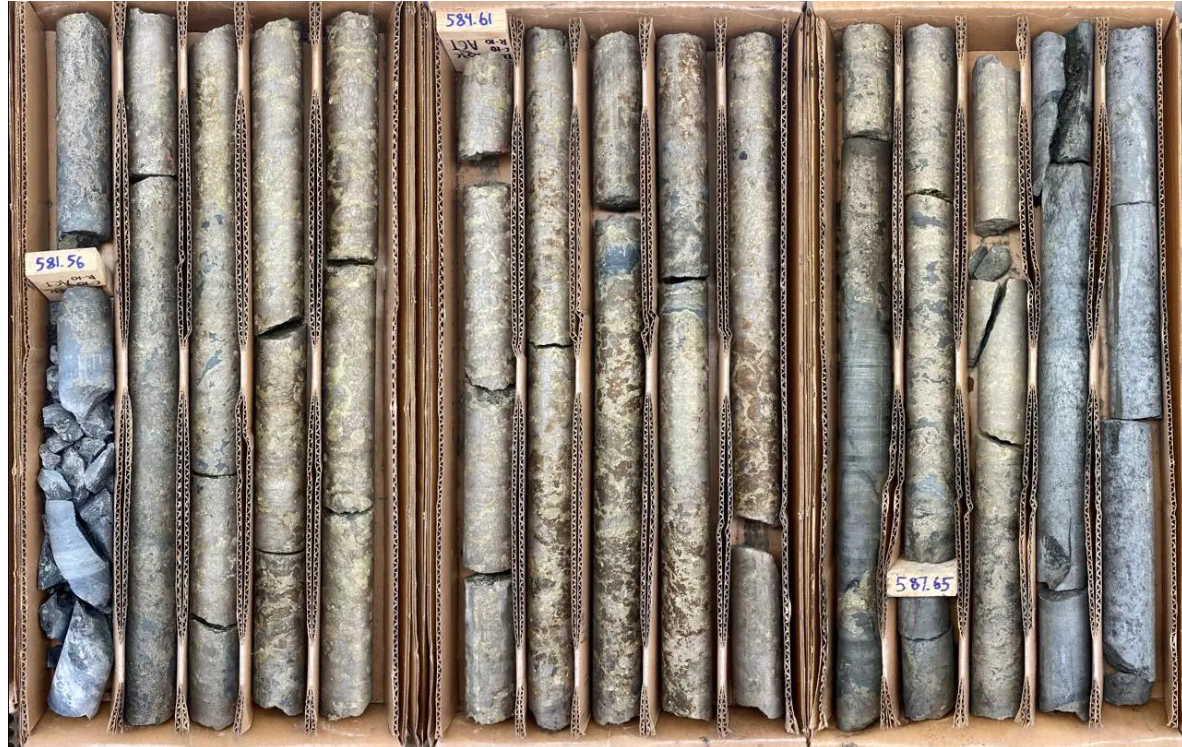
#> input picture sample.png, 1182 x 747 px
$ jupyter execute openspace.ipynb
#> lines starting #> are read from the running program, lines starting #| are printed output that depends on the picture; after the words box and inside, x2 and y2 are one past the last pixel; in counts of white or black regions, pixels touching at a corner belong together
[cell 1]
import numpy as np
import cv2
import matplotlib.pyplot as plt
from skimage import io, measure

[cell 2]
img = io.imread('sample.png')
#> img is the input picture: shape (747, 1182, 4); mean R, G, B, A 133.6, 122.5, 111.6, 255
plt.imshow(img)

[cell 3]
print(img.shape)
#| (747, 1182, 4)

[cell 4]
# Convert RGBA to RGB
if img.shape[-1] == 4:  # Check if the image has 4 channels
    img = cv2.cvtColor(img, cv2.COLOR_RGBA2RGB)
#> img: shape (747, 1182, 3)

[cell 5]
hsv = cv2.cvtColor(img, cv2.COLOR_RGB2HSV)
#> hsv: shape (747, 1182, 3); mean H, S, V 29.4, 64, 136
mask = cv2.inRange(hsv, (20, 20, 20), (50, 255, 255))
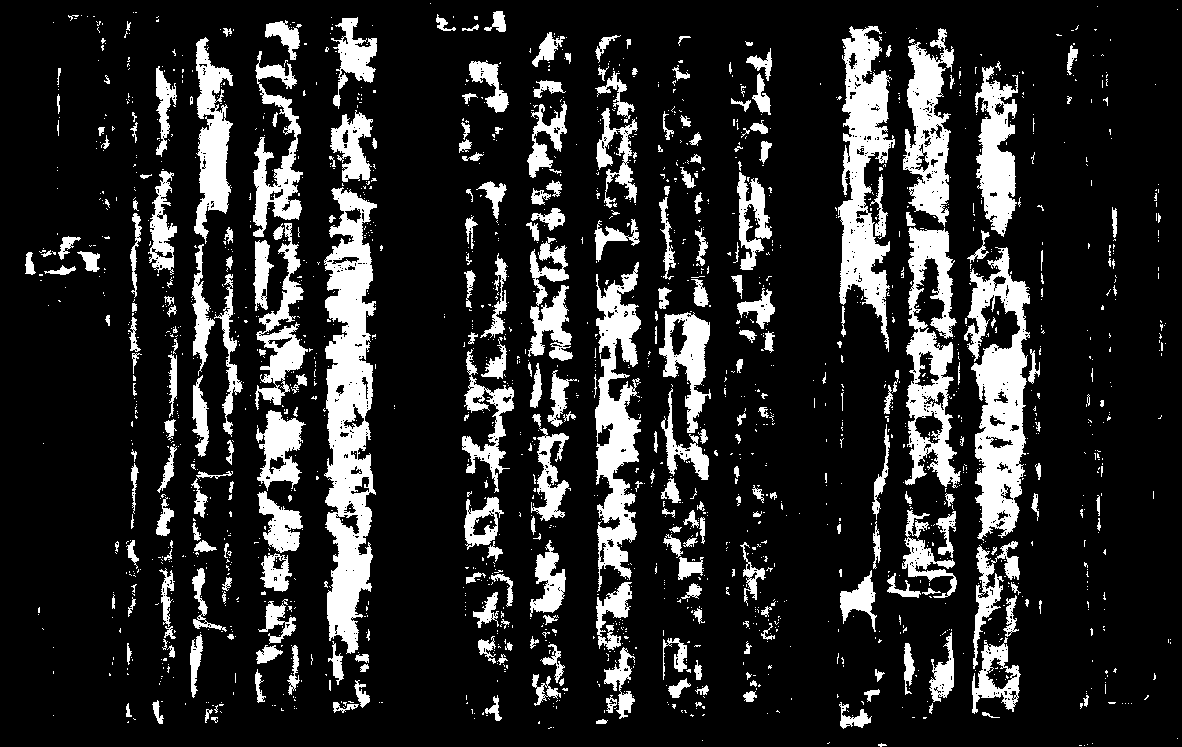
#> mask: shape (747, 1182); 16.6% white; 1858 white regions (1557 under 20 px), largest, box (x1, y1, x2, y2) and area: (324, 187, 377, 654) 15110, (964, 247, 1030, 541) 9893, (838, 26, 895, 352) 8919

[cell 6]
plt.imshow(img)

[cell 7]
from scipy import ndimage as ndi

[cell 8]
closed_mask = ndi.binary_closing(mask, structure=np.ones((7, 7)))
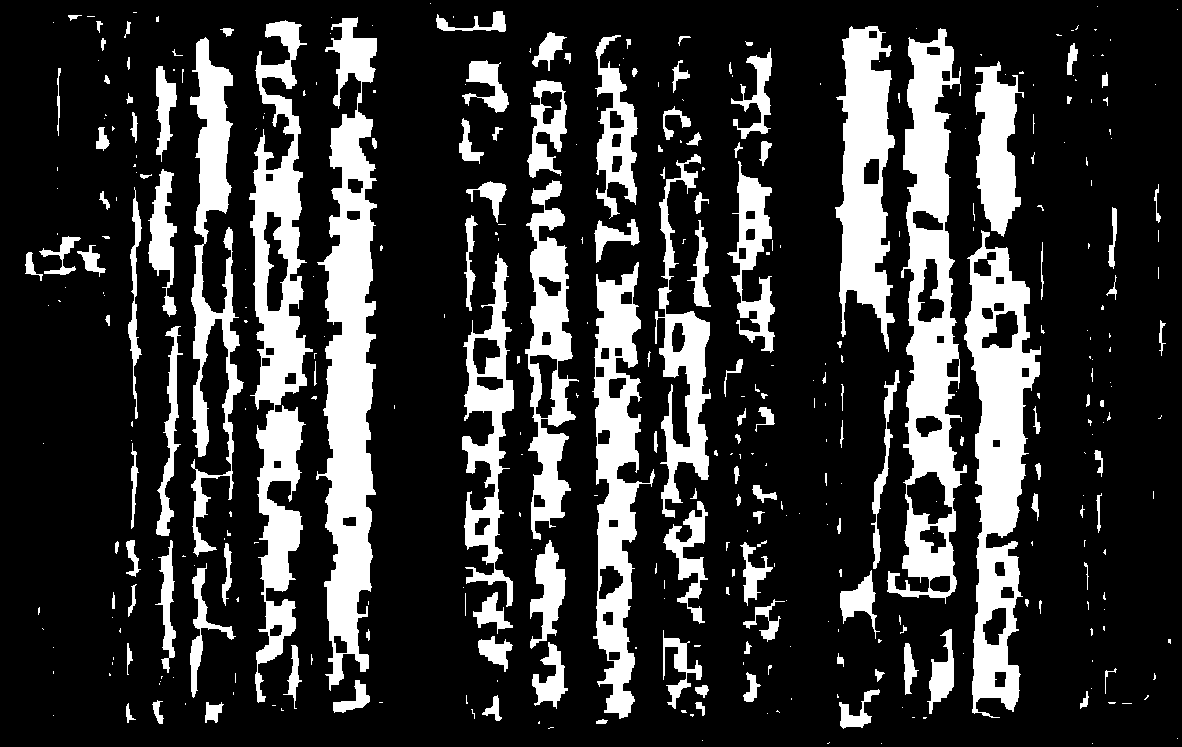
#> closed_mask: shape (747, 1182) bool; 21.3% white; 383 white regions (236 under 20 px), largest, box (x1, y1, x2, y2) and area: (316, 17, 377, 691) 22697, (887, 28, 967, 604) 19456, (249, 20, 313, 703) 18318

[cell 9]
plt.imshow(closed_mask)

[cell 10]
label_image = measure.label(closed_mask)
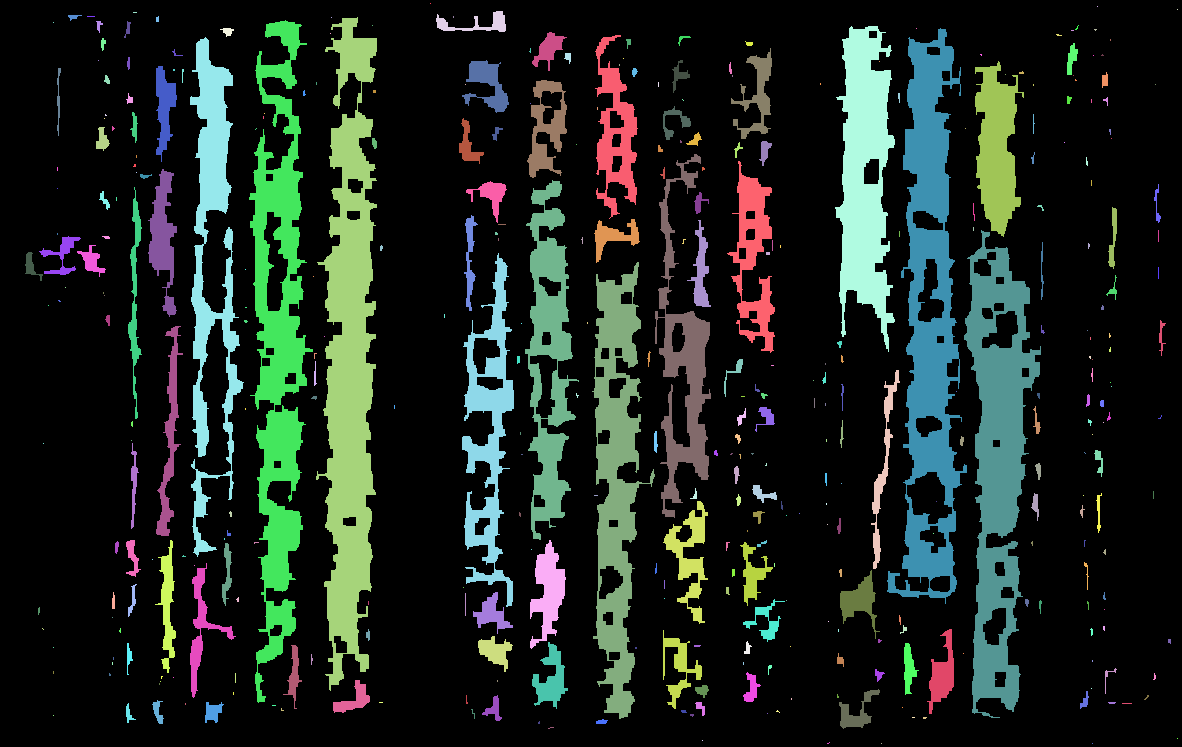
#> label_image: shape (747, 1182) int32; 384 distinct labels, from 0 to 383; one colour per label, 0 black

[cell 11]
plt.imshow(label_image)

[cell 12]
from skimage.color import label2rgb

[cell 13]
print(img.shape)
#| (747, 1182, 3)

[cell 14]
# Convert RGBA to RGB
if img.shape[-1] == 4:  # Check if the image has 4 channels
    img = cv2.cvtColor(img, cv2.COLOR_RGBA2RGB)

# Generate the label overlay
image_label_overlay = label2rgb(label_image, image=img)
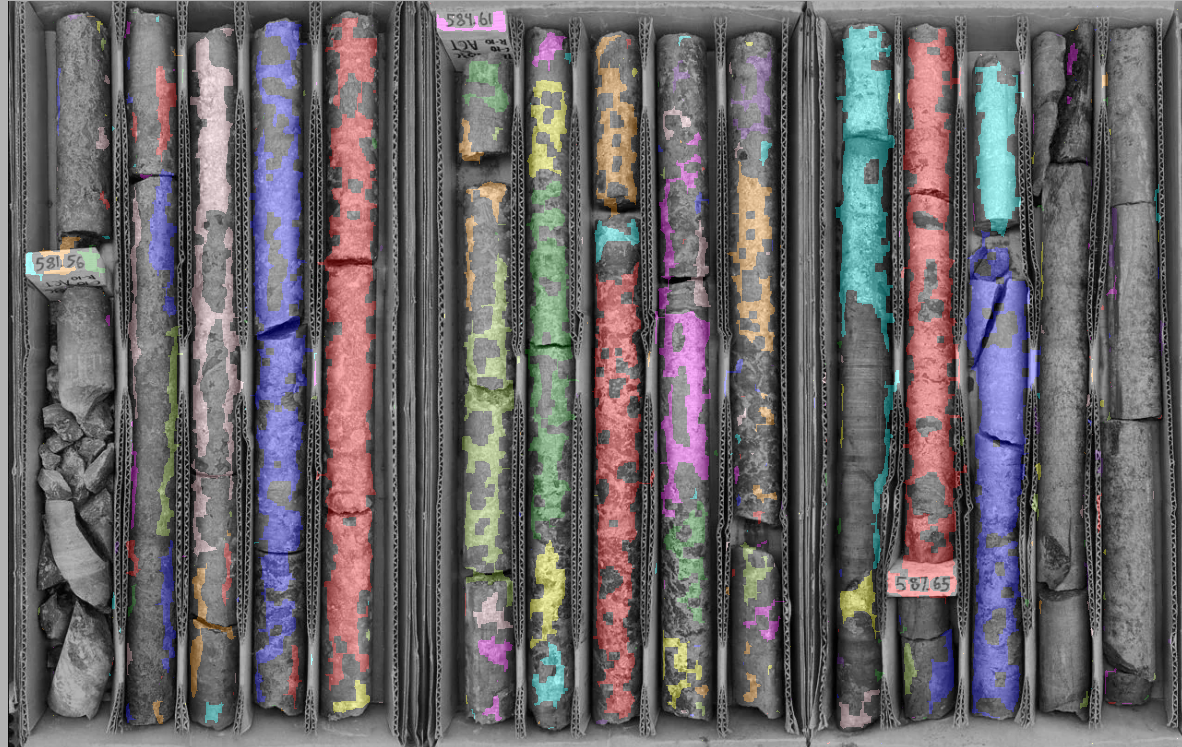
#> image_label_overlay: shape (747, 1182, 3) float64; mean R, G, B 0.41, 0.394, 0.403

# Display the result
plt.imshow(image_label_overlay)
plt.show()

[cell 15]
image_label_overlay = label2rgb(label_image, image=img)

[cell 16]
plt.imshow(image_label_overlay)

[cell 17]
# Function to calculate the percentage area of the segmented region
def calculate_segmented_area_percentage(mask):
    """
    Calculate the percentage area of the segmented region.

    Parameters:
    mask (numpy.ndarray): Binary mask where segmented regions are non-zero.

    Returns:
    float: Percentage of the segmented area.
    """
    total_pixels = mask.size  # Total number of pixels in the mask
#> total_pixels = 882954
    segmented_pixels = np.count_nonzero(mask)  # Count of non-zero pixels in the mask
#> segmented_pixels = 187752
    percentage = (segmented_pixels / total_pixels) * 100  # Calculate percentage
#> percentage = 21.26
    return percentage

# Example usage
segmented_area_percentage = calculate_segmented_area_percentage(closed_mask)
#> segmented_area_percentage = 21.26
print(f"Segmented Area Percentage: {segmented_area_percentage:.2f}%")
#| Segmented Area Percentage: 21.26%
